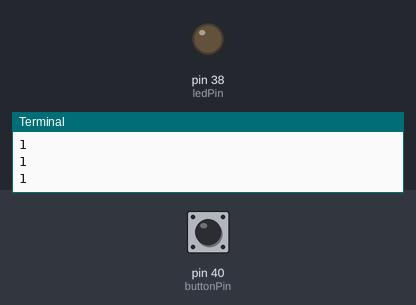
Bench run of a program on a simulated Raspberry Pi (header pin numbers). On the bench: output pins drawn as LEDs (lit = HIGH), the last lines printed to the terminal. The inputs (shaded band) are chosen by the test bench; at power-on: pin 40 (buttonPin) HIGH.

Above: at 1.2 s.
1.3 s: pin 40 (buttonPin) pulled LOW for 0.15 s
At 1.4 s:
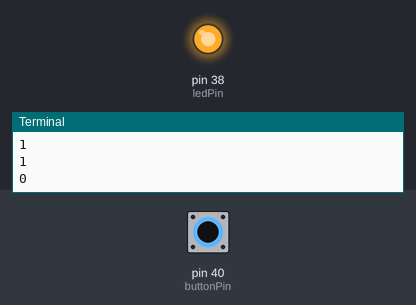
3.0 s: pin 40 (buttonPin) pulled LOW for 3.2 s
At 6.6 s:
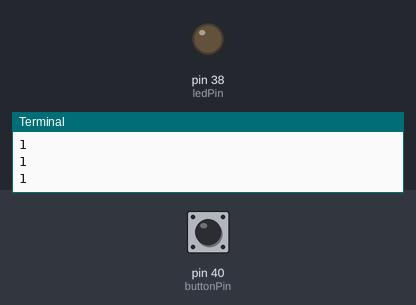
Timing chart, 0 to 8.1 s (numbered marks = the images above; inputs shaded):
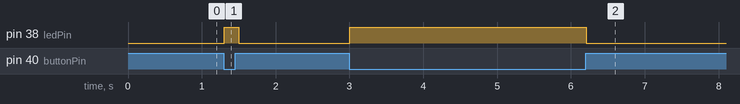

Measured:
- after the input at 1.3 s, pin 38 (ledPin): LOW → HIGH at once, → LOW 0.20 s later
- after the input at 3.0 s, pin 38 (ledPin): LOW → HIGH at once, → LOW 3.2 s later

The program:

07-internal-pull-up-gpio-inputs-from-button-switch.py
```python
import RPi.GPIO as GPIO
from time import sleep

ledPin = 38
buttonPin = 40

GPIO.setmode(GPIO.BOARD)
GPIO.setup(ledPin, GPIO.OUT)
GPIO.setup(buttonPin, GPIO.IN, pull_up_down = GPIO.PUD_UP)

try:
    while True:
        GPIO.output(ledPin, GPIO.LOW if GPIO.input(buttonPin) is GPIO.HIGH else GPIO.HIGH)
        print(GPIO.input(buttonPin))
        sleep(.1)

except KeyboardInterrupt:
    GPIO.cleanup()
    print("See ya later!")
```
